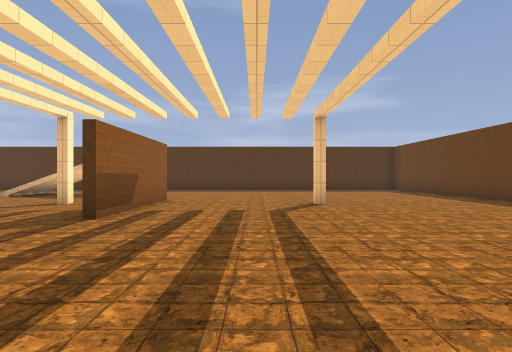
[1] (above)

16 first-person views from a walk through a level from a Godot 3-D game. The camera is 1.3 m above the floor, looks level and sees 75° across. The floor is counted in squares, 2 m on a side. Each view is taken from the middle of a square. On the plan, view 1 faces up. The plan holds only what a view shows up to about 10 squares ahead; the rest is blank. The place goes on beyond the plan. Some surface patterns are stand-ins.

[2]
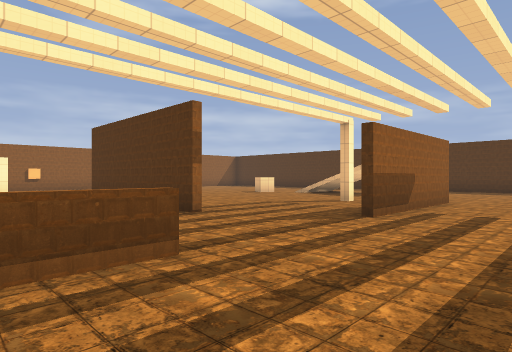

[3]
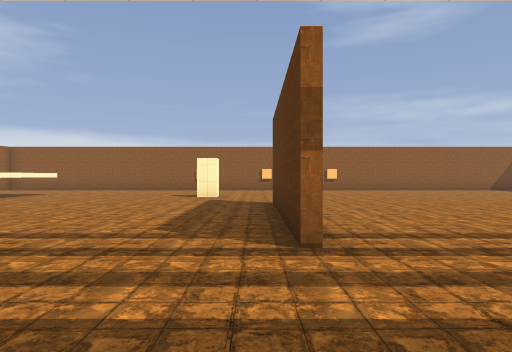

[4]
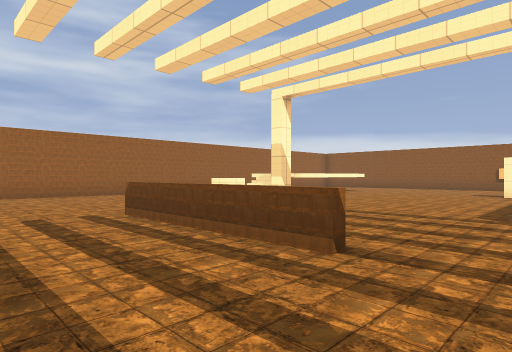

[5]
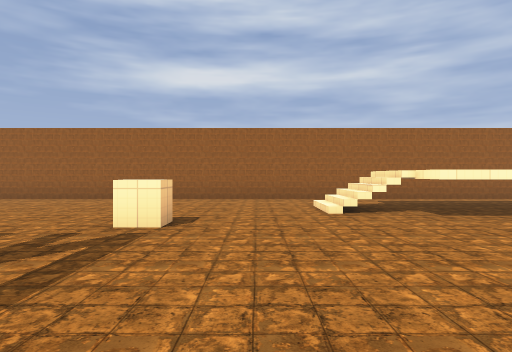

[6]
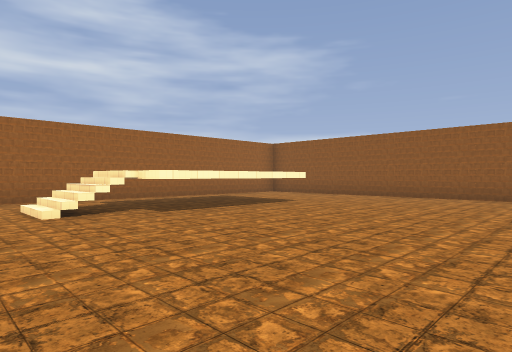

[7]
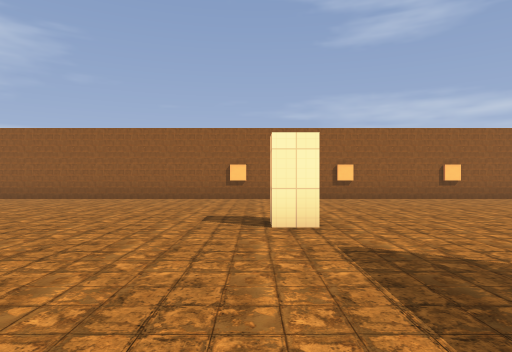

[8]
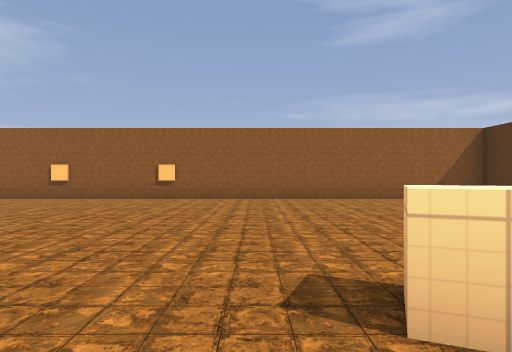

[9]
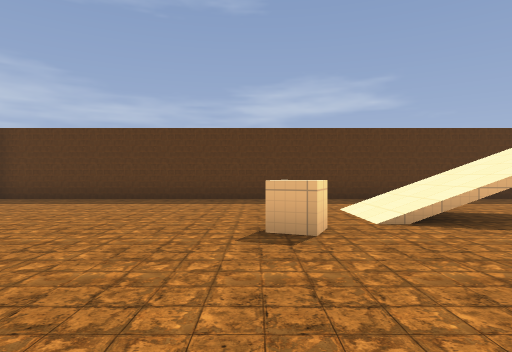

[10]
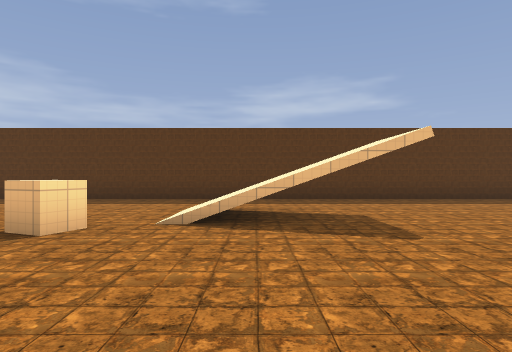

[11]
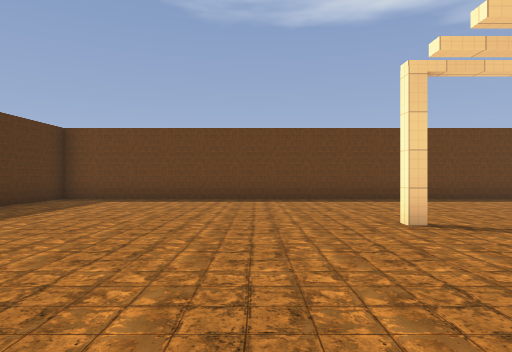

[12]
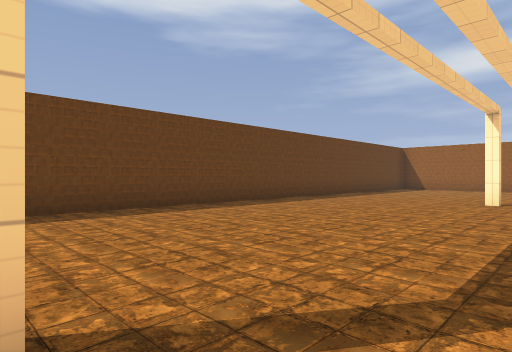

[13]
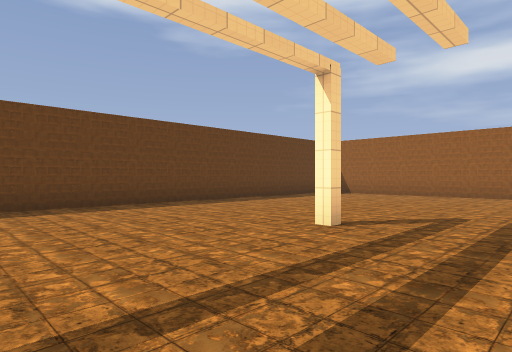

[14]
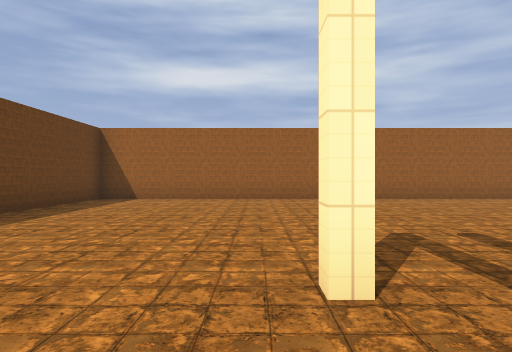

[15]
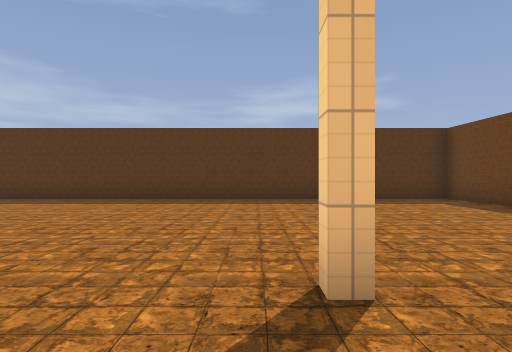

[16]
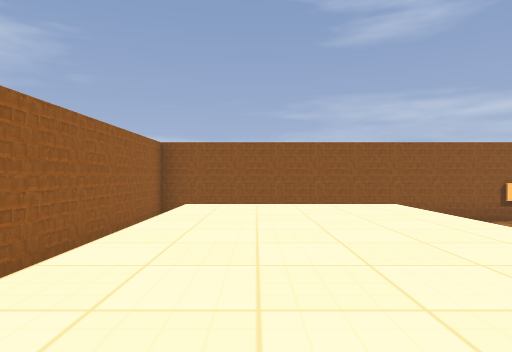

### Floor plan
Key: @ floor where view 1 was taken; # wall or solid block; . main floor; : floor 1.5 m higher than the main floor; / step, stairs or slope; B box.
Columns run from 18 left of view 1 to 7 right of it. Each row starts with its distance up from view 1.
 16 ##########################
 15 #........................#
 14 #........................#
 13 #........................#
 12 #.........///............#
 11 #.........///............#
 10 #.......BB...............#
  9 #........................#
  8 #..............#....#....#
  7 #..............#.........#
  6 #..............#.........#
  5 #..............#.........#
  4 #........................#
  3 #........#####...........#
  2 #........................#
  1 #........................#
  0 #............. ...@......#
 -1 #............#  ...#.....#
 -2 #.............. .........#
 -3 #........................#
 -4 #.... ..#...B............#
 -5 #....::::/...............#
 -6 #.  .::::/...............#
 -7 #   .::::................#
 -8 #   .....................#
 -9  #########################

Positions as (right, up) in squares from view 1, and headings:
1: (0, 0), facing up
2: (0, 0), facing up-left
3: (-2, 3), facing left
4: (0, 3), facing down-left
5: (-7, 1), facing down
6: (-7, 1), facing down-left
7: (-8, 1), facing left
8: (-8, 9), facing left
9: (-10, 6), facing up
10: (-7, 6), facing up
11: (-3, 10), facing right
12: (0, 8), facing down-right
13: (-1, 3), facing down-right
14: (2, 1), facing down
15: (1, 6), facing up
16: (-9, -6), facing left
